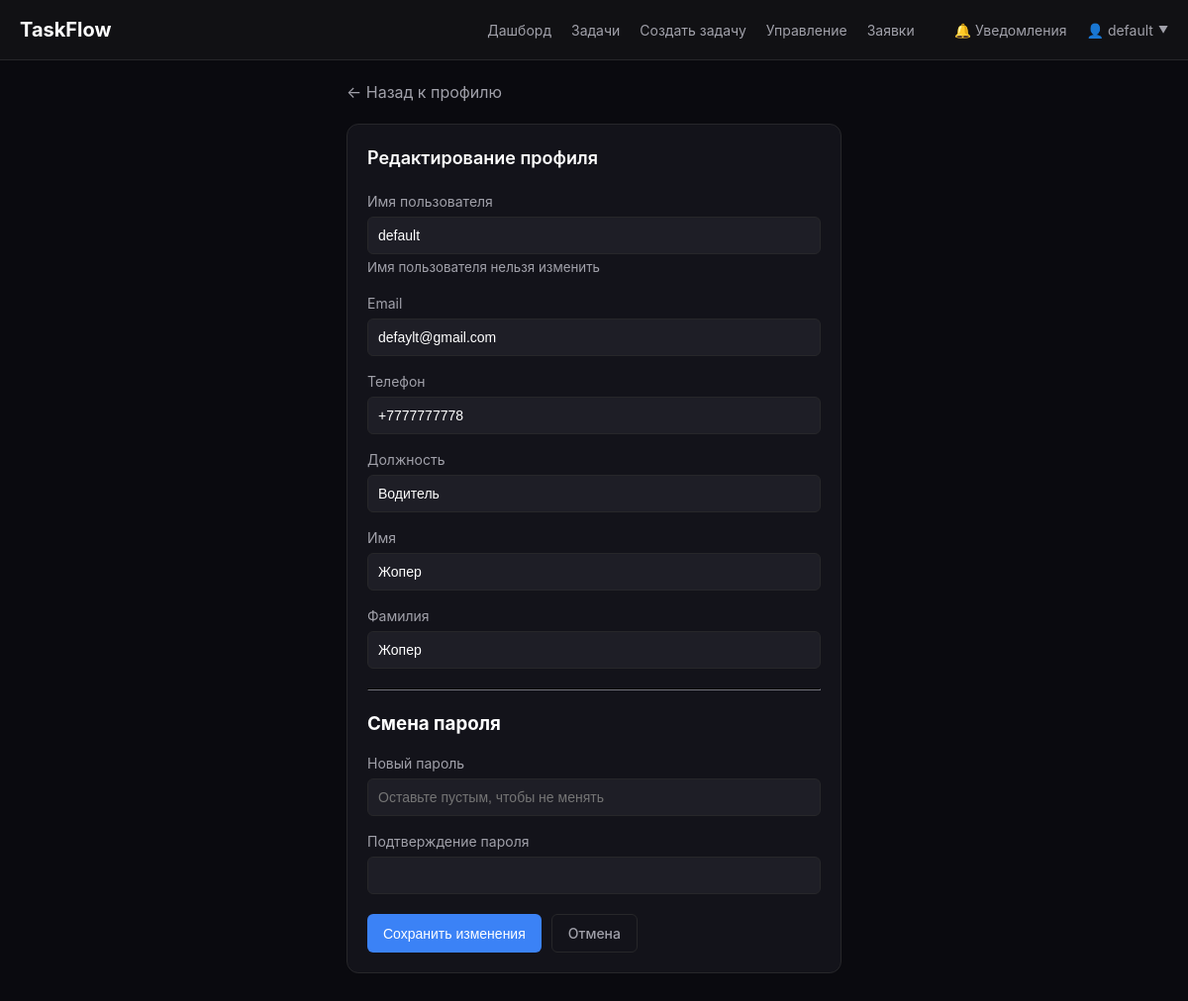
The app's page /profile/edit/ (signed in), older data.
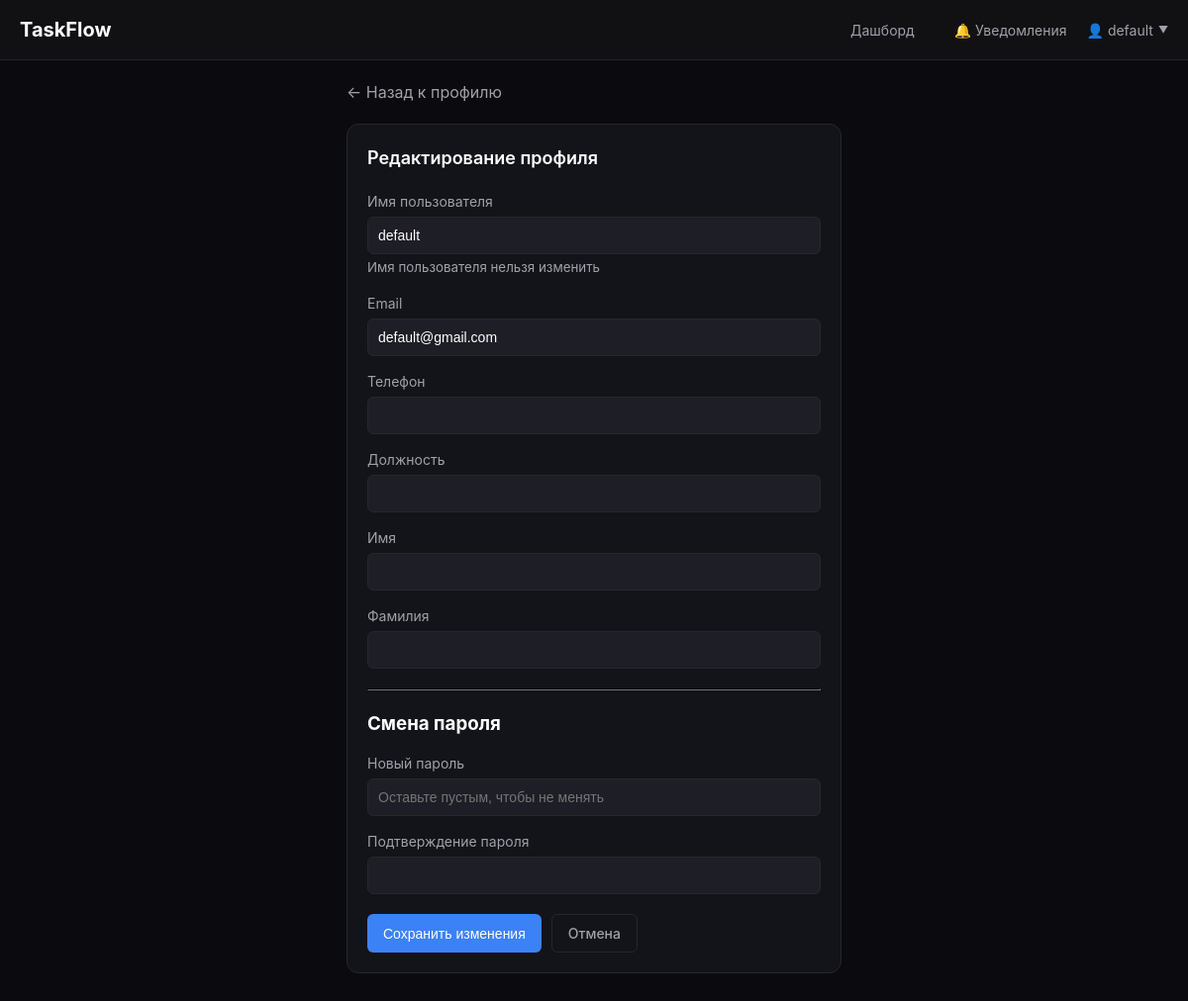
The same page, newer data.
### core/models.py (models this page shows, shortened)
class User(AbstractUser):
    ROLE_CHOICES = [
        ('owner', 'Владелец компании'),
        ('admin', 'Администратор'),
        ('manager', 'Менеджер'),
        ('developer', 'Разработчик'),
        ('designer', 'Дизайнер'),
        ('tester', 'Тестировщик'),
        ('applicant', 'Соискатель'),
    ]
    role = models.CharField('Роль', max_length=20, choices=ROLE_CHOICES, default='applicant')
    company = models.ForeignKey(Company, on_delete=models.SET_NULL, null=True, blank=True, verbose_name='Компания', related_name='employees')
    phone = models.CharField('Телефон', max_length=20, blank=True)
    position = models.CharField('Должность', max_length=100, blank=True)
    joined_at = models.DateTimeField('Дата вступления', auto_now_add=True)
    groups = models.ManyToManyField('auth.Group', verbose_name='groups', blank=True, related_name='core_user_set', related_query_name='core_user')
    user_permissions = models.ManyToManyField('auth.Permission', verbose_name='user permissions', blank=True, related_name='core_user_set', related_query_name='core_user')
    class Meta:
        verbose_name = 'Пользователь'
        verbose_name_plural = 'Пользователи'
        constraints = [
            models.UniqueConstraint(fields=['company'], condition=models.Q(role='owner'), name='unique_owner_per_company')
        ]
    def can_manage_company(self):
        return self.role in ['owner', 'admin'] and self.company is not None

### core/views.py (the view, shortened to what this page needs)
# urls.py: path('profile/edit/', views.profile_edit, name='profile_edit'),
@login_required
def profile_edit(request):
    user = request.user
    return render(request, 'core/profile_edit.html', {'user': user})

### core/context_processors.py (called while the page is built)
def notifications_count(request):
    if request.user.is_authenticated:
        return {
            'unread_count': Notification.objects.filter(user=request.user, is_read=False).count()
        }
    return {'unread_count': 0}

### core/templates/core/profile_edit.html (shortened to what this page needs)
{% extends 'core/base.html' %}
{% block content %}
<div style="max-width: 500px; margin: 0 auto;">
    <div style="margin-bottom: 20px;">
        <a href="{% url 'profile' %}" class="text-secondary" style="text-decoration: none;">← Назад к профилю</a>
    </div>
    <div class="card">
        <h1 class="card-title" style="margin-bottom: 20px;">Редактирование профиля</h1>
        <form method="post">
            <div class="form-group">
                <label class="form-label">Имя пользователя</label>
                <input type="text" class="form-input" value="{{ user.username }}" disabled>
                <small class="text-secondary">Имя пользователя нельзя изменить</small>
            </div>
            <div class="form-group">
                <label class="form-label">Email</label>
                <input type="email" name="email" class="form-input" value="{{ user.email }}">
            </div>
            <div class="form-group">
                <label class="form-label">Телефон</label>
                <input type="text" name="phone" class="form-input" value="{{ user.phone }}">
            </div>
            <div class="form-group">
                <label class="form-label">Должность</label>
                <input type="text" name="position" class="form-input" value="{{ user.position }}">
            </div>
            <div class="form-group">
                <label class="form-label">Имя</label>
                <input type="text" name="first_name" class="form-input" value="{{ user.first_name }}">
            </div>
            <div class="form-group">
                <label class="form-label">Фамилия</label>
                <input type="text" name="last_name" class="form-input" value="{{ user.last_name }}">
            </div>
            <hr style="border-color: #27272a; margin: 20px 0;">
            <h3 style="margin-bottom: 15px;">Смена пароля</h3>
            <div class="form-group">
                <label class="form-label">Новый пароль</label>
                <input type="password" name="new_password" class="form-input" placeholder="Оставьте пустым, чтобы не менять">
            </div>
            <div class="form-group">
                <label class="form-label">Подтверждение пароля</label>
                <input type="password" name="confirm_password" class="form-input">
            </div>
            <div style="display: flex; gap: 10px; margin-top: 20px;">
                <button type="submit" class="btn btn-primary">Сохранить изменения</button>
                <a href="{% url 'profile' %}" class="btn btn-outline">Отмена</a>
            </div>
        </form>
    </div>
</div>
{% endblock %}

### core/templates/core/base.html (shortened to what this page needs)
<!DOCTYPE html>
<html lang="ru">
<head>
</head>
<body>
    <nav class="navbar">
        <div class="nav-container">
            <div class="nav-brand">
                <a href="{% url 'dashboard' %}">TaskFlow</a>
            </div>
            {% if user.is_authenticated %}
            <div class="nav-menu">
                <a href="{% url 'dashboard' %}">Дашборд</a>
                {% if user.company %}
                <a href="{% url 'tasks_list' %}">Задачи</a>
                <a href="{% url 'task_create' %}">Создать задачу</a>
                {% if user.can_manage_company %}
                <a href="{% url 'company_members' %}">Управление</a>
                <a href="{% url 'company_requests_manage' %}">Заявки</a>
                {% endif %}
                {% endif %}
                <a href="{% url 'notifications' %}" style="position: relative; display: inline-block;">
                <a href="{% url 'notifications' %}" style="position: relative; display: inline-block;">
                    🔔 Уведомления
                </a>
                <div class="dropdown">
                    <a href="#" class="dropdown-toggle">
                        👤 {{ user.username }}
                        <span style="font-size: 10px;">▼</span>
                    </a>
                </div>
            </div>
            {% endif %}
        </div>
    </nav>
    <main class="main-content">
        {% block content %}{% endblock %}
    </main>
</body>
</html>

Row changes from the older to the newer data that the page shows:
changed User "default": email "defaylt@gmail.com" → "default@gmail.com"; company_id 1 → empty (drawn); phone "+7777777778" → (not shown); position "Водитель" → (not shown); first_name "Жопер" → (not shown); last_name "Жопер" → (not shown)
Text that changed along with them:
text no longer shown: "Задачи Создать задачу Управление Заявки"
